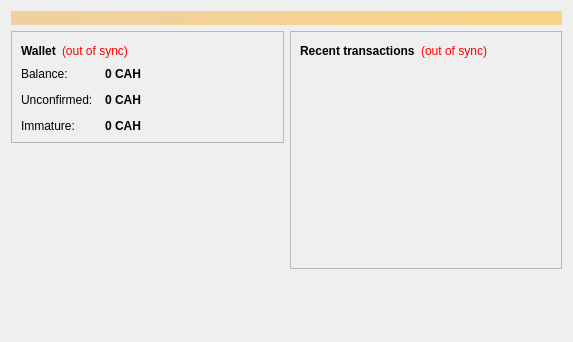
<?xml version="1.0" encoding="UTF-8"?>
<ui version="4.0">
 <class>OverviewPage</class>
 <widget class="QWidget" name="OverviewPage">
  <property name="geometry">
   <rect>
    <x>0</x>
    <y>0</y>
    <width>573</width>
    <height>342</height>
   </rect>
  </property>
  <property name="windowTitle">
   <string>Form</string>
  </property>
  <layout class="QVBoxLayout" name="topLayout">
   <item>
    <widget class="QLabel" name="labelAlerts">
     <property name="visible">
      <bool>false</bool>
     </property>
     <property name="styleSheet">
      <string notr="true">background-color: qlineargradient(x1: 0, y1: 0, x2: 1, y2: 0, stop:0 #F0D0A0, stop:1 #F8D488); color:#000000;</string>
     </property>
     <property name="wordWrap">
      <bool>true</bool>
     </property>
     <property name="margin">
      <number>3</number>
     </property>
    </widget>
   </item>
   <item>
    <layout class="QHBoxLayout" name="horizontalLayout" stretch="1,1">
     <item>
      <layout class="QVBoxLayout" name="verticalLayout_2">
       <item>
        <widget class="QFrame" name="frame">
         <property name="frameShape">
          <enum>QFrame::StyledPanel</enum>
         </property>
         <property name="frameShadow">
          <enum>QFrame::Raised</enum>
         </property>
         <layout class="QVBoxLayout" name="verticalLayout_4">
          <item>
           <layout class="QHBoxLayout" name="horizontalLayout_4">
            <item>
             <widget class="QLabel" name="label_5">
              <property name="font">
               <font>
                <weight>75</weight>
                <bold>true</bold>
               </font>
              </property>
              <property name="text">
               <string>Wallet</string>
              </property>
             </widget>
            </item>
            <item>
             <widget class="QLabel" name="labelWalletStatus">
              <property name="toolTip">
               <string>The displayed information may be out of date. Your wallet automatically synchronizes with the Cash network after a connection is established, but this process has not completed yet.</string>
              </property>
              <property name="styleSheet">
               <string notr="true">QLabel { color: red; }</string>
              </property>
              <property name="text">
               <string notr="true">(out of sync)</string>
              </property>
              <property name="alignment">
               <set>Qt::AlignLeading|Qt::AlignLeft|Qt::AlignVCenter</set>
              </property>
             </widget>
            </item>
            <item>
             <spacer name="horizontalSpacer_2">
              <property name="orientation">
               <enum>Qt::Horizontal</enum>
              </property>
              <property name="sizeHint" stdset="0">
               <size>
                <width>40</width>
                <height>20</height>
               </size>
              </property>
             </spacer>
            </item>
           </layout>
          </item>
          <item>
           <layout class="QFormLayout" name="formLayout_2">
            <property name="fieldGrowthPolicy">
             <enum>QFormLayout::AllNonFixedFieldsGrow</enum>
            </property>
            <property name="horizontalSpacing">
             <number>12</number>
            </property>
            <property name="verticalSpacing">
             <number>12</number>
            </property>
            <item row="0" column="0">
             <widget class="QLabel" name="label">
              <property name="text">
               <string>Balance:</string>
              </property>
             </widget>
            </item>
            <item row="0" column="1">
             <widget class="QLabel" name="labelBalance">
              <property name="font">
               <font>
                <weight>75</weight>
                <bold>true</bold>
               </font>
              </property>
              <property name="cursor">
               <cursorShape>IBeamCursor</cursorShape>
              </property>
              <property name="toolTip">
               <string>Your current balance</string>
              </property>
              <property name="text">
               <string notr="true">0 CAH</string>
              </property>
              <property name="textInteractionFlags">
               <set>Qt::LinksAccessibleByMouse|Qt::TextSelectableByKeyboard|Qt::TextSelectableByMouse</set>
              </property>
             </widget>
            </item>
            <item row="1" column="0">
             <widget class="QLabel" name="label_3">
              <property name="text">
               <string>Unconfirmed:</string>
              </property>
             </widget>
            </item>
            <item row="1" column="1">
             <widget class="QLabel" name="labelUnconfirmed">
              <property name="font">
               <font>
                <weight>75</weight>
                <bold>true</bold>
               </font>
              </property>
              <property name="cursor">
               <cursorShape>IBeamCursor</cursorShape>
              </property>
              <property name="toolTip">
               <string>Total of transactions that have yet to be confirmed, and do not yet count toward the current balance</string>
              </property>
              <property name="text">
               <string notr="true">0 CAH</string>
              </property>
              <property name="textInteractionFlags">
               <set>Qt::LinksAccessibleByMouse|Qt::TextSelectableByKeyboard|Qt::TextSelectableByMouse</set>
              </property>
             </widget>
            </item>
            <item row="2" column="0">
             <widget class="QLabel" name="labelImmatureText">
              <property name="text">
               <string>Immature:</string>
              </property>
             </widget>
            </item>
            <item row="2" column="1">
             <widget class="QLabel" name="labelImmature">
              <property name="font">
               <font>
                <weight>75</weight>
                <bold>true</bold>
               </font>
              </property>
              <property name="toolTip">
               <string>Mined balance that has not yet matured</string>
              </property>
              <property name="text">
               <string notr="true">0 CAH</string>
              </property>
              <property name="textInteractionFlags">
               <set>Qt::LinksAccessibleByMouse|Qt::TextSelectableByKeyboard|Qt::TextSelectableByMouse</set>
              </property>
             </widget>
            </item>
           </layout>
          </item>
         </layout>
        </widget>
       </item>
       <item>
        <spacer name="verticalSpacer">
         <property name="orientation">
          <enum>Qt::Vertical</enum>
         </property>
         <property name="sizeHint" stdset="0">
          <size>
           <width>20</width>
           <height>40</height>
          </size>
         </property>
        </spacer>
       </item>
      </layout>
     </item>
     <item>
      <layout class="QVBoxLayout" name="verticalLayout_3">
       <item>
        <widget class="QFrame" name="frame_2">
         <property name="frameShape">
          <enum>QFrame::StyledPanel</enum>
         </property>
         <property name="frameShadow">
          <enum>QFrame::Raised</enum>
         </property>
         <layout class="QVBoxLayout" name="verticalLayout">
          <item>
           <layout class="QHBoxLayout" name="horizontalLayout_2">
            <item>
             <widget class="QLabel" name="label_4">
              <property name="text">
               <string>&lt;b&gt;Recent transactions&lt;/b&gt;</string>
              </property>
             </widget>
            </item>
            <item>
             <widget class="QLabel" name="labelTransactionsStatus">
              <property name="toolTip">
               <string>The displayed information may be out of date. Your wallet automatically synchronizes with the Cash network after a connection is established, but this process has not completed yet.</string>
              </property>
              <property name="styleSheet">
               <string notr="true">QLabel { color: red; }</string>
              </property>
              <property name="text">
               <string notr="true">(out of sync)</string>
              </property>
              <property name="alignment">
               <set>Qt::AlignRight|Qt::AlignTrailing|Qt::AlignVCenter</set>
              </property>
             </widget>
            </item>
            <item>
             <spacer name="horizontalSpacer">
              <property name="orientation">
               <enum>Qt::Horizontal</enum>
              </property>
              <property name="sizeHint" stdset="0">
               <size>
                <width>40</width>
                <height>20</height>
               </size>
              </property>
             </spacer>
            </item>
           </layout>
          </item>
          <item>
           <widget class="QListView" name="listTransactions">
            <property name="styleSheet">
             <string notr="true">QListView { background: transparent; }</string>
            </property>
            <property name="frameShape">
             <enum>QFrame::NoFrame</enum>
            </property>
            <property name="verticalScrollBarPolicy">
             <enum>Qt::ScrollBarAlwaysOff</enum>
            </property>
            <property name="horizontalScrollBarPolicy">
             <enum>Qt::ScrollBarAlwaysOff</enum>
            </property>
            <property name="selectionMode">
             <enum>QAbstractItemView::NoSelection</enum>
            </property>
           </widget>
          </item>
         </layout>
        </widget>
       </item>
       <item>
        <spacer name="verticalSpacer_2">
         <property name="orientation">
          <enum>Qt::Vertical</enum>
         </property>
         <property name="sizeHint" stdset="0">
          <size>
           <width>20</width>
           <height>40</height>
          </size>
         </property>
        </spacer>
       </item>
      </layout>
     </item>
    </layout>
   </item>
  </layout>
 </widget>
 <resources/>
 <connections/>
</ui>
